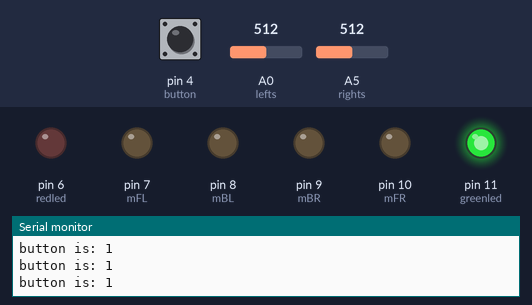
Simulated run of this sketch. Board: Arduino Uno, built with avr-gcc and run on an emulated ATmega328P. On the bench: output pins drawn as LEDs (lit = HIGH), the last lines printed to the serial monitor. Dashed ring = blinking. Inputs (shaded band) come from the test bench; at power-on: pin 4 (button) HIGH, A0 (lefts) = 512, A5 (rights) = 512.

Above: at 1.2 s.
1.3 s: pin 4 (button) pulled LOW for 0.15 s
At 2.7 s:
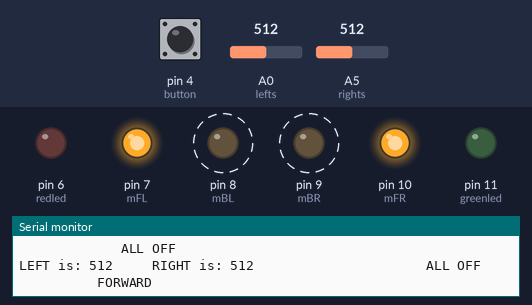
4.3 s: A0 (lefts) set to 591
7.3 s: A0 (lefts) set to 613
At 9.67 s:
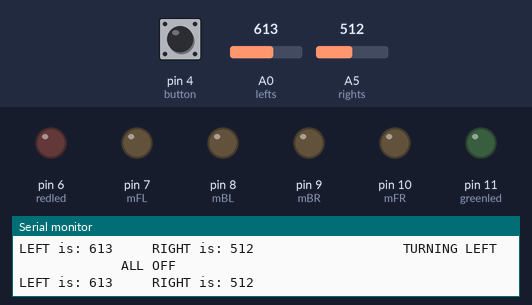
10.3 s: A0 (lefts) set to 511
At 11.19 s:
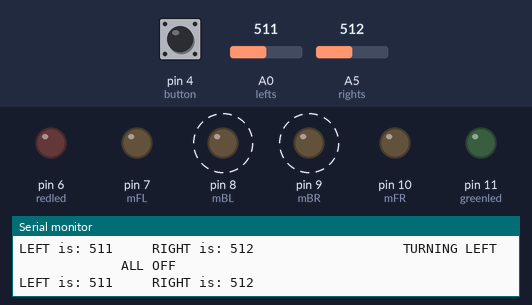
Timing chart, 0 to 15.8 s (numbered marks = the images above; inputs shaded):
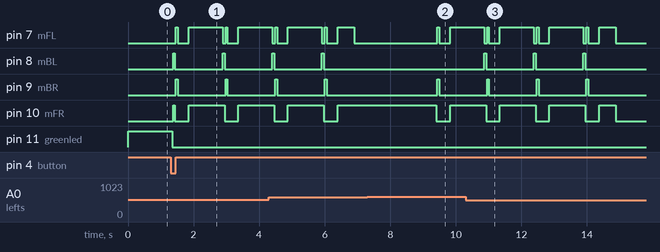

The sketch:

LineFollowingRobot.ino
```cpp
#define rights A5// Define a variable called "rights" to store the analog pin of the right sensor
#define lefts A0 // Define a variable called "lefts" to store the analog pin of the left sensor
int greenled = 11; // Create a variable called 'greenled' to store the pin of the green led
int redled = 6; // Create a variable called 'redled' to store the the red led pin
int button = 4 ; // Create a variable called 'button' to store the input of the push button
int mBL = 8; //Create a variable called 'mBL' to store the pin of the back left motor
int mBR = 9;//Create a variable called 'mBR' to store the pin of the back right motor
int mFL = 7;//Create a variable called 'mFL' to store the pin of the front left motor
int mFR = 10;//Create a variable called 'mFR' to store the pin of the front right motor
int x = 0;//Create "x" as a variable to store the value of the black line counter
bool a;//Set "
int num = 8;// Create a variable called "num" to store the number of the double black line
int wait = 2000;//Create a variable to store the wait time
int white = 600;


void reads(){//Create a sub-routine to read the both of the sensor
  int varleft = analogRead(lefts);
  int varright = analogRead(rights);
  Serial.print("LEFT is: ");
  Serial.print(varleft);
  Serial.print("     ");
  Serial.print("RIGHT is: ");
  Serial.print(varright);
  Serial.print("         ");
}
void turnaround(){//Create a sub-routine to make the robot turn 180 degrees
  digitalWrite(mFR , HIGH);//Open the front right motor on
  delay(wait);//delay for a wait time
  Serial.println("         TURN AROUND");
}
void stopm(){//Create a sub-routine to basicly turn off everything
  digitalWrite(mFL, LOW);
  digitalWrite(mFR, LOW);
  digitalWrite(mBL, LOW);
  digitalWrite(mBR, LOW);
  digitalWrite(greenled, LOW);
  digitalWrite(redled, LOW);
  Serial.println("             ALL OFF");
}

void forward(){//Create a sub-routine to make the robot to go forward
  digitalWrite(mFR, HIGH);
  digitalWrite(mFL, HIGH);
  Serial.println("          FORWARD");
  delay(30);
}
void turnleft(){
  digitalWrite(mFL, HIGH);
  digitalWrite(mBR, HIGH);
  Serial.println("          TURNING LEFT");
  delay(30);
}
void turnright(){
  digitalWrite(mFR, HIGH);
  digitalWrite(mBL, HIGH);
  Serial.println("          TURNING RIGHT");
  delay(30);
}
void setup() {
  pinMode(redled,OUTPUT);
  pinMode(7,OUTPUT);
  pinMode(8,OUTPUT);
  pinMode(9,OUTPUT);
  pinMode(10,OUTPUT);
  pinMode(greenled,OUTPUT);
  pinMode(lefts,INPUT);
  pinMode(rights,INPUT);
  pinMode(button,INPUT);
  Serial.begin(9600);
}
void loop() {
do{
  a = 1;
  int var = digitalRead(button);
  Serial.print("button is: ");
  Serial.print(var);
  Serial.println("");
  digitalWrite(greenled, HIGH);
  var = digitalRead(button);
    if(var == LOW){
    a = 0;
 }
}while(a == 1);
while (a == 0){
  reads();
  Serial.print("a is: ");
  Serial.print(a);
  Serial.println("");
  if ((analogRead(lefts)<=white) and (!analogRead(rights)<=white)){ // right sensor detects black
      stopm();
      turnright();
  }
  if ((!analogRead(lefts)<=white) and (analogRead(rights)<=white)){ //left sensor detect black
      stopm();
      reads();
      turnleft();
  }
  if((!analogRead(lefts)<=white) and (!analogRead(rights)<=white)){ //double black line
      stopm();
      reads();
      delay(300);
      x++;
      digitalWrite(mFR, HIGH);
      digitalWrite(mFL, HIGH);
      delay(500);
      if (x == 4){
        stopm();
        turnaround();
        }
      if (x == num){
        stopm();
        Serial.println("STOP.....");
        delay(100000);
        }
   }
      if ((analogRead(lefts)<=white) and (analogRead(rights)<=white)){
        stopm();
        forward();
      }
   delay(500);
 }
}
```

Measured:
- the behaviour switches between 600 and 601 on A0 (lefts) (found by bisection; images 1 and 2)
- after the input at 1.3 s, pin 7 (mFL): goes HIGH 0.06 s, LOW 0.33 s, HIGH 1.0 s, LOW 0.09 s, HIGH 0.06 s, LOW 0.33 s, then HIGH, starting after 0.16 s; pin 8 (mBL): alternates HIGH for 0.06 s and LOW for 1.5 s, starting after 0.07 s
- after the input at 7.3 s, pin 8 (mBL): stays LOW (without the input it goes to HIGH after 2.1 s)
- after the input at 10.3 s, pin 8 (mBL): alternates HIGH for 0.06 s and LOW for 1.5 s, starting after 0.56 s
